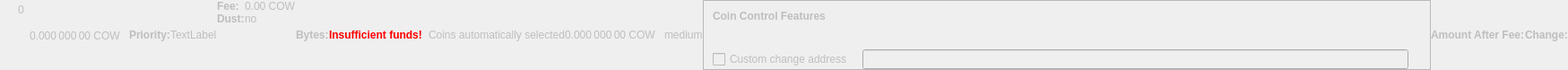
    <widget class="QWidget" name="dummyHideWidget" native="true">
     <property name="enabled">
      <bool>false</bool>
     </property>
     <property name="maximumSize">
      <size>
       <width>100</width>
       <height>22</height>
      </size>
     </property>
     <layout class="QHBoxLayout" name="dummyHideLayout">
      <property name="spacing">
       <number>0</number>
      </property>
      <property name="leftMargin">
       <number>0</number>
      </property>
      <property name="topMargin">
       <number>0</number>
      </property>
      <property name="rightMargin">
       <number>0</number>
      </property>
      <property name="bottomMargin">
       <number>0</number>
      </property>
      <item>
       <layout class="QFormLayout" name="formLayoutCoinControl1">
        <property name="horizontalSpacing">
         <number>10</number>
        </property>
        <property name="verticalSpacing">
         <number>14</number>
        </property>
        <property name="leftMargin">
         <number>10</number>
        </property>
        <property name="topMargin">
         <number>4</number>
        </property>
        <property name="rightMargin">
         <number>6</number>
        </property>
        <item row="0" column="1">
         <widget class="QLabel" name="labelCoinControlBytes">
          <property name="cursor">
           <cursorShape>IBeamCursor</cursorShape>
          </property>
          <property name="contextMenuPolicy">
           <enum>Qt::ActionsContextMenu</enum>
          </property>
          <property name="text">
           <string notr="true">0</string>
          </property>
          <property name="textInteractionFlags">
           <set>Qt::LinksAccessibleByMouse|Qt::TextSelectableByKeyboard|Qt::TextSelectableByMouse</set>
          </property>
         </widget>
        </item>
       </layout>
      </item>
      <item>
       <widget class="QLabel" name="labelCoinControlAfterFee">
        <property name="enabled">
         <bool>false</bool>
        </property>
        <property name="sizePolicy">
         <sizepolicy hsizetype="Fixed" vsizetype="Fixed">
          <horstretch>0</horstretch>
          <verstretch>0</verstretch>
         </sizepolicy>
        </property>
        <property name="minimumSize">
         <size>
          <width>111</width>
          <height>12</height>
         </size>
        </property>
        <property name="maximumSize">
         <size>
          <width>111</width>
          <height>12</height>
         </size>
        </property>
        <property name="cursor">
         <cursorShape>IBeamCursor</cursorShape>
        </property>
        <property name="contextMenuPolicy">
         <enum>Qt::ActionsContextMenu</enum>
        </property>
        <property name="text">
         <string notr="true">0.000 000 00 COW</string>
        </property>
        <property name="textInteractionFlags">
         <set>Qt::LinksAccessibleByMouse|Qt::TextSelectableByKeyboard|Qt::TextSelectableByMouse</set>
        </property>
       </widget>
      </item>
      <item>
       <widget class="QLabel" name="labelCoinControlPriorityText">
        <property name="enabled">
         <bool>false</bool>
        </property>
        <property name="font">
         <font>
          <weight>75</weight>
          <bold>true</bold>
         </font>
        </property>
        <property name="text">
         <string>Priority:</string>
        </property>
       </widget>
      </item>
      <item>
       <layout class="QHBoxLayout" name="horizontalLayout">
        <item>
         <widget class="QLabel" name="WarningLabel">
          <property name="text">
           <string>TextLabel</string>
          </property>
         </widget>
        </item>
       </layout>
      </item>
      <item>
       <layout class="QFormLayout" name="formLayoutCoinControl3">
        <property name="horizontalSpacing">
         <number>0</number>
        </property>
        <property name="verticalSpacing">
         <number>0</number>
        </property>
        <property name="leftMargin">
         <number>0</number>
        </property>
        <property name="topMargin">
         <number>0</number>
        </property>
        <property name="rightMargin">
         <number>0</number>
        </property>
        <item row="0" column="0">
         <widget class="QLabel" name="labelCoinControlFeeText">
          <property name="enabled">
           <bool>false</bool>
          </property>
          <property name="font">
           <font>
            <weight>75</weight>
            <bold>true</bold>
           </font>
          </property>
          <property name="text">
           <string>Fee:</string>
          </property>
          <property name="margin">
           <number>0</number>
          </property>
         </widget>
        </item>
        <item row="0" column="1">
         <widget class="QLabel" name="labelCoinControlFee">
          <property name="enabled">
           <bool>false</bool>
          </property>
          <property name="cursor">
           <cursorShape>IBeamCursor</cursorShape>
          </property>
          <property name="contextMenuPolicy">
           <enum>Qt::ActionsContextMenu</enum>
          </property>
          <property name="text">
           <string notr="true">0.00 COW</string>
          </property>
          <property name="textInteractionFlags">
           <set>Qt::LinksAccessibleByMouse|Qt::TextSelectableByKeyboard|Qt::TextSelectableByMouse</set>
          </property>
         </widget>
        </item>
        <item row="1" column="0">
         <widget class="QLabel" name="labelCoinControlLowOutputText">
          <property name="enabled">
           <bool>false</bool>
          </property>
          <property name="font">
           <font>
            <weight>75</weight>
            <bold>true</bold>
           </font>
          </property>
          <property name="text">
           <string>Dust:</string>
          </property>
         </widget>
        </item>
        <item row="1" column="1">
         <widget class="QLabel" name="labelCoinControlLowOutput">
          <property name="enabled">
           <bool>false</bool>
          </property>
          <property name="cursor">
           <cursorShape>IBeamCursor</cursorShape>
          </property>
          <property name="contextMenuPolicy">
           <enum>Qt::ActionsContextMenu</enum>
          </property>
          <property name="text">
           <string>no</string>
          </property>
          <property name="textInteractionFlags">
           <set>Qt::LinksAccessibleByMouse|Qt::TextSelectableByKeyboard|Qt::TextSelectableByMouse</set>
          </property>
         </widget>
        </item>
       </layout>
      </item>
      <item>
       <widget class="QLabel" name="labelCoinControlBytesText">
        <property name="enabled">
         <bool>false</bool>
        </property>
        <property name="font">
         <font>
          <weight>75</weight>
          <bold>true</bold>
         </font>
        </property>
        <property name="text">
         <string>Bytes:</string>
        </property>
       </widget>
      </item>
      <item>
       <layout class="QFormLayout" name="formLayoutCoinControl2">
        <property name="horizontalSpacing">
         <number>0</number>
        </property>
        <property name="verticalSpacing">
         <number>0</number>
        </property>
        <property name="leftMargin">
         <number>0</number>
        </property>
        <property name="topMargin">
         <number>0</number>
        </property>
        <property name="rightMargin">
         <number>0</number>
        </property>
       </layout>
      </item>
      <item>
       <layout class="QHBoxLayout" name="horizontalLayoutCoinControl2">
        <property name="spacing">
         <number>0</number>
        </property>
        <property name="bottomMargin">
         <number>0</number>
        </property>
       </layout>
      </item>
      <item>
       <widget class="QLabel" name="labelCoinControlInsuffFunds">
        <property name="enabled">
         <bool>false</bool>
        </property>
        <property name="minimumSize">
         <size>
          <width>0</width>
          <height>0</height>
         </size>
        </property>
        <property name="font">
         <font>
          <weight>75</weight>
          <bold>true</bold>
         </font>
        </property>
        <property name="styleSheet">
         <string notr="true">color:red;font-weight:bold;</string>
        </property>
        <property name="text">
         <string>Insufficient funds!</string>
        </property>
        <property name="margin">
         <number>5</number>
        </property>
       </widget>
      </item>
      <item>
       <layout class="QFormLayout" name="formLayoutCoinControl4">
        <property name="horizontalSpacing">
         <number>0</number>
        </property>
        <property name="verticalSpacing">
         <number>0</number>
        </property>
        <property name="leftMargin">
         <number>0</number>
        </property>
        <property name="topMargin">
         <number>0</number>
        </property>
        <property name="rightMargin">
         <number>0</number>
        </property>
       </layout>
      </item>
      <item>
       <widget class="QLabel" name="labelCoinControlChangeLabel">
        <property name="enabled">
         <bool>false</bool>
        </property>
        <property name="sizePolicy">
         <sizepolicy hsizetype="Preferred" vsizetype="Expanding">
          <horstretch>0</horstretch>
          <verstretch>0</verstretch>
         </sizepolicy>
        </property>
        <property name="minimumSize">
         <size>
          <width>0</width>
          <height>0</height>
         </size>
        </property>
        <property name="text">
         <string/>
        </property>
        <property name="margin">
         <number>3</number>
        </property>
       </widget>
      </item>
      <item>
       <widget class="QLabel" name="labelCoinControlAutomaticallySelected">
        <property name="enabled">
         <bool>false</bool>
        </property>
        <property name="sizePolicy">
         <sizepolicy hsizetype="Fixed" vsizetype="Fixed">
          <horstretch>0</horstretch>
          <verstretch>0</verstretch>
         </sizepolicy>
        </property>
        <property name="minimumSize">
         <size>
          <width>0</width>
          <height>0</height>
         </size>
        </property>
        <property name="maximumSize">
         <size>
          <width>240</width>
          <height>16777215</height>
         </size>
        </property>
        <property name="text">
         <string>Coins automatically selected</string>
        </property>
        <property name="margin">
         <number>5</number>
        </property>
       </widget>
      </item>
      <item>
       <widget class="QLabel" name="labelCoinControlChange">
        <property name="enabled">
         <bool>false</bool>
        </property>
        <property name="sizePolicy">
         <sizepolicy hsizetype="Fixed" vsizetype="Fixed">
          <horstretch>0</horstretch>
          <verstretch>0</verstretch>
         </sizepolicy>
        </property>
        <property name="minimumSize">
         <size>
          <width>111</width>
          <height>0</height>
         </size>
        </property>
        <property name="maximumSize">
         <size>
          <width>111</width>
          <height>16777215</height>
         </size>
        </property>
        <property name="cursor">
         <cursorShape>IBeamCursor</cursorShape>
        </property>
        <property name="contextMenuPolicy">
         <enum>Qt::ActionsContextMenu</enum>
        </property>
        <property name="text">
         <string notr="true">0.000 000 00 COW</string>
        </property>
        <property name="textInteractionFlags">
         <set>Qt::LinksAccessibleByMouse|Qt::TextSelectableByKeyboard|Qt::TextSelectableByMouse</set>
        </property>
       </widget>
      </item>
      <item>
       <widget class="QLabel" name="labelCoinControlPriority">
        <property name="enabled">
         <bool>false</bool>
        </property>
        <property name="cursor">
         <cursorShape>IBeamCursor</cursorShape>
        </property>
        <property name="contextMenuPolicy">
         <enum>Qt::ActionsContextMenu</enum>
        </property>
        <property name="text">
         <string>medium</string>
        </property>
        <property name="textInteractionFlags">
         <set>Qt::LinksAccessibleByMouse|Qt::TextSelectableByKeyboard|Qt::TextSelectableByMouse</set>
        </property>
       </widget>
      </item>
      <item>
       <widget class="QFrame" name="frameCoinControl">
        <property name="sizePolicy">
         <sizepolicy hsizetype="Expanding" vsizetype="Expanding">
          <horstretch>0</horstretch>
          <verstretch>0</verstretch>
         </sizepolicy>
        </property>
        <property name="maximumSize">
         <size>
          <width>16777215</width>
          <height>16777215</height>
         </size>
        </property>
        <property name="frameShape">
         <enum>QFrame::StyledPanel</enum>
        </property>
        <property name="frameShadow">
         <enum>QFrame::Sunken</enum>
        </property>
        <layout class="QVBoxLayout" name="verticalLayoutCoinControl2_2">
         <property name="spacing">
          <number>0</number>
         </property>
         <property name="leftMargin">
          <number>0</number>
         </property>
         <property name="topMargin">
          <number>0</number>
         </property>
         <property name="rightMargin">
          <number>0</number>
         </property>
         <property name="bottomMargin">
          <number>0</number>
         </property>
         <item>
          <layout class="QVBoxLayout" name="verticalLayoutCoinControl" stretch="0,0,0,1">
           <property name="spacing">
            <number>0</number>
           </property>
           <property name="leftMargin">
            <number>10</number>
           </property>
           <property name="topMargin">
            <number>10</number>
           </property>
           <item>
            <layout class="QHBoxLayout" name="horizontalLayoutCoinControl1">
             <property name="bottomMargin">
              <number>15</number>
             </property>
             <item>
              <widget class="QLabel" name="labelCoinControlFeatures">
               <property name="enabled">
                <bool>false</bool>
               </property>
               <property name="sizePolicy">
                <sizepolicy hsizetype="Preferred" vsizetype="Maximum">
                 <horstretch>0</horstretch>
                 <verstretch>0</verstretch>
                </sizepolicy>
               </property>
               <property name="font">
                <font>
                 <weight>75</weight>
                 <bold>true</bold>
                </font>
               </property>
               <property name="styleSheet">
                <string notr="true">font-weight:bold;</string>
               </property>
               <property name="text">
                <string>Coin Control Features</string>
               </property>
              </widget>
             </item>
            </layout>
           </item>
           <item>
            <widget class="QWidget" name="widgetCoinControl" native="true">
             <property name="sizePolicy">
              <sizepolicy hsizetype="Preferred" vsizetype="Preferred">
               <horstretch>0</horstretch>
               <verstretch>0</verstretch>
              </sizepolicy>
             </property>
             <property name="minimumSize">
              <size>
               <width>0</width>
               <height>0</height>
              </size>
             </property>
             <property name="styleSheet">
              <string notr="true"/>
             </property>
             <layout class="QHBoxLayout" name="horizontalLayoutCoinControl5_2">
              <property name="leftMargin">
               <number>0</number>
              </property>
              <property name="topMargin">
               <number>0</number>
              </property>
              <property name="rightMargin">
               <number>0</number>
              </property>
              <property name="bottomMargin">
               <number>0</number>
              </property>
              <item>
               <layout class="QHBoxLayout" name="horizontalLayoutCoinControl3">
                <property name="spacing">
                 <number>20</number>
                </property>
                <property name="topMargin">
                 <number>0</number>
                </property>
                <property name="bottomMargin">
                 <number>10</number>
                </property>
               </layout>
              </item>
             </layout>
            </widget>
           </item>
           <item>
            <layout class="QHBoxLayout" name="horizontalLayoutCoinControl4" stretch="0,0,0">
             <property name="spacing">
              <number>12</number>
             </property>
             <property name="sizeConstraint">
              <enum>QLayout::SetDefaultConstraint</enum>
             </property>
             <property name="topMargin">
              <number>5</number>
             </property>
             <property name="rightMargin">
              <number>5</number>
             </property>
             <item>
              <widget class="QCheckBox" name="checkBoxCoinControlChange">
               <property name="enabled">
                <bool>false</bool>
               </property>
               <property name="toolTip">
                <string>If this is activated, but the change address is empty or invalid, change will be sent to a newly generated address.</string>
               </property>
               <property name="text">
                <string>Custom change address</string>
               </property>
              </widget>
             </item>
             <item>
              <widget class="QValidatedLineEdit" name="lineEditCoinControlChange">
               <property name="enabled">
                <bool>false</bool>
               </property>
               <property name="sizePolicy">
                <sizepolicy hsizetype="Expanding" vsizetype="Fixed">
                 <horstretch>0</horstretch>
                 <verstretch>0</verstretch>
                </sizepolicy>
               </property>
              </widget>
             </item>
             <item>
              <widget class="QLabel" name="labelCoinControlChangeLabel_2">
               <property name="sizePolicy">
                <sizepolicy hsizetype="Preferred" vsizetype="Expanding">
                 <horstretch>0</horstretch>
                 <verstretch>0</verstretch>
                </sizepolicy>
               </property>
               <property name="minimumSize">
                <size>
                 <width>0</width>
                 <height>0</height>
                </size>
               </property>
               <property name="text">
                <string/>
               </property>
               <property name="margin">
                <number>3</number>
               </property>
              </widget>
             </item>
            </layout>
           </item>
           <item>
            <spacer name="verticalSpacerCoinControl">
             <property name="orientation">
              <enum>Qt::Vertical</enum>
             </property>
             <property name="sizeHint" stdset="0">
              <size>
               <width>800</width>
               <height>1</height>
              </size>
             </property>
            </spacer>
           </item>
          </layout>
         </item>
        </layout>
       </widget>
      </item>
      <item>
       <widget class="QLabel" name="labelCoinControlAfterFeeText">
        <property name="enabled">
         <bool>false</bool>
        </property>
        <property name="minimumSize">
         <size>
          <width>0</width>
          <height>0</height>
         </size>
        </property>
        <property name="maximumSize">
         <size>
          <width>16777215</width>
          <height>16777215</height>
         </size>
        </property>
        <property name="font">
         <font>
          <weight>75</weight>
          <bold>true</bold>
         </font>
        </property>
        <property name="text">
         <string>Amount After Fee:</string>
        </property>
        <property name="alignment">
         <set>Qt::AlignLeading|Qt::AlignLeft|Qt::AlignVCenter</set>
        </property>
        <property name="margin">
         <number>0</number>
        </property>
       </widget>
      </item>
      <item>
       <widget class="QLabel" name="labelCoinControlChangeText">
        <property name="enabled">
         <bool>false</bool>
        </property>
        <property name="sizePolicy">
         <sizepolicy hsizetype="Preferred" vsizetype="Preferred">
          <horstretch>0</horstretch>
          <verstretch>0</verstretch>
         </sizepolicy>
        </property>
        <property name="minimumSize">
         <size>
          <width>0</width>
          <height>0</height>
         </size>
        </property>
        <property name="maximumSize">
         <size>
          <width>16777215</width>
          <height>16777215</height>
         </size>
        </property>
        <property name="font">
         <font>
          <weight>75</weight>
          <bold>true</bold>
         </font>
        </property>
        <property name="text">
         <string>Change:</string>
        </property>
        <property name="alignment">
         <set>Qt::AlignLeading|Qt::AlignLeft|Qt::AlignVCenter</set>
        </property>
       </widget>
      </item>
     </layout>
    </widget>
